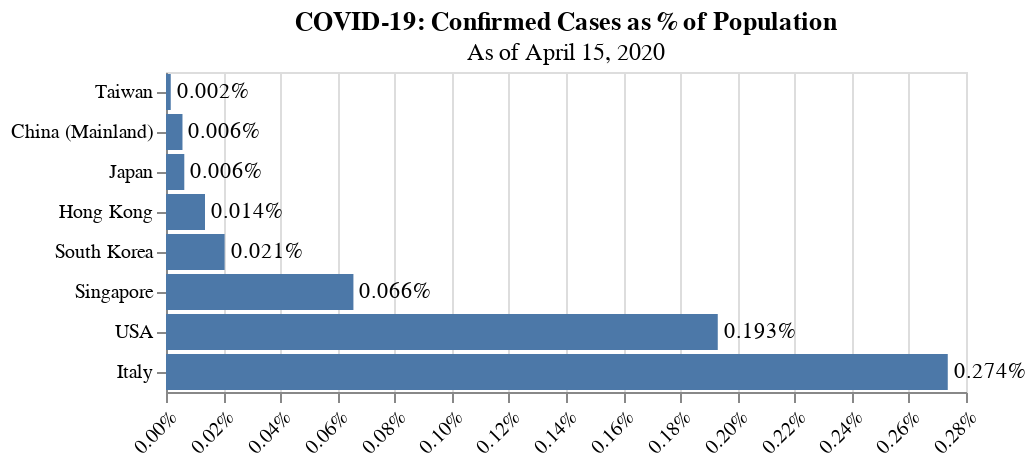

Here is the notebook cell this chart was saved with:
### Code cell
# Confirmed over population
data = pd.DataFrame(list(zip(names, cop)), columns=['Region', '%'])

bars = alt.Chart(data).mark_bar().encode(
    x=alt.X("%:Q", axis=alt.Axis(format='%')),
    y=alt.Y("Region:O", sort='x')
).properties(
    title={
        "text":'COVID-19: Confirmed Cases as % of Population',
        "subtitle":'As of ' + as_of_date.strftime("%B %d, %Y")
    }
)

text = bars.mark_text(
    align='left',
    baseline='middle',
    dx=3
).encode(
    text=(
        alt.Text("%:Q", format=".3%")
    )
)

alt.layer(bars, text).configure_axisX(
    labelAngle=-45,
    title=None
).configure_axisY(
    title=None
)

### Figure 1 — Vega-Lite specification as saved in the notebook (floating-point values rounded to 4 significant figures)
{"config": {"view": {"continuousWidth": 400, "continuousHeight": 300}, "axisX": {"labelAngle": -45, "title": null}, "axisY": {"title": null}}, "layer": [{"mark": "bar", "encoding": {"x": {"type": "quantitative", "axis": {"format": "%"}, "field": "%"}, "y": {"type": "ordinal", "field": "Region", "sort": "x"}}, "title": {"text": "COVID-19: Confirmed Cases as % of Population", "subtitle": "As of April 15, 2020"}}, {"mark": {"type": "text", "align": "left", "baseline": "middle", "dx": 3}, "encoding": {"text": {"type": "quantitative", "field": "%", "format": ".3%"}, "x": {"type": "quantitative", "axis": {"format": "%"}, "field": "%"}, "y": {"type": "ordinal", "field": "Region", "sort": "x"}}, "title": {"text": "COVID-19: Confirmed Cases as % of Population", "subtitle": "As of April 15, 2020"}}], "data": {"name": "data-3bbf5eee0a99f49c2034262dd1e8d71e"}, "$schema": "https://vega.github.io/schema/vega-lite/v4.8.1.json", "datasets": {"data-3bbf5eee0a99f49c2034262dd1e8d71e": [{"Region": "Taiwan", "%": 1.661e-05}, {"Region": "Singapore", "%": 0.000656}, {"Region": "Hong Kong", "%": 0.0001365}, {"Region": "South Korea", "%": 0.0002051}, {"Region": "Japan", "%": 6.403e-05}, {"Region": "China (Mainland)", "%": 5.767e-05}, {"Region": "USA", "%": 0.001931}, {"Region": "Italy", "%": 0.002736}]}}
